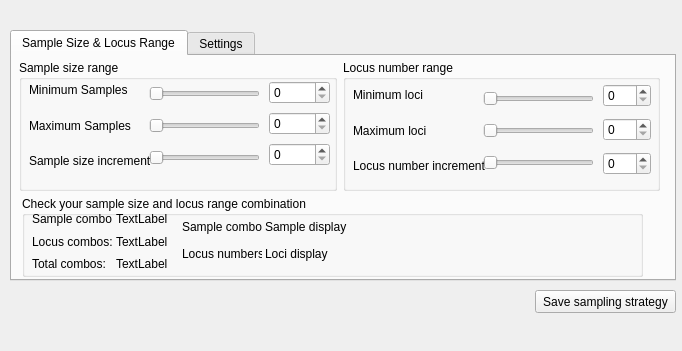
      <widget class="QWidget" name="page_8">
       <property name="geometry">
        <rect>
         <x>0</x>
         <y>0</y>
         <width>682</width>
         <height>351</height>
        </rect>
       </property>
       <attribute name="label">
        <string>Step 6 - Modify an existing Sampling Strategy</string>
       </attribute>
       <widget class="QTabWidget" name="tabWidget_4">
        <property name="geometry">
         <rect>
          <x>10</x>
          <y>30</y>
          <width>666</width>
          <height>251</height>
         </rect>
        </property>
        <property name="currentIndex">
         <number>0</number>
        </property>
        <widget class="QWidget" name="tab_5">
         <attribute name="title">
          <string>Sample Size &amp;&amp; Locus Range</string>
         </attribute>
         <widget class="QGroupBox" name="groupBox_8">
          <property name="geometry">
           <rect>
            <x>10</x>
            <y>140</y>
            <width>621</width>
            <height>81</height>
           </rect>
          </property>
          <property name="title">
           <string>Check your sample size and locus range combination</string>
          </property>
          <widget class="QWidget" name="layoutWidget_11">
           <property name="geometry">
            <rect>
             <x>10</x>
             <y>15</y>
             <width>136</width>
             <height>61</height>
            </rect>
           </property>
           <layout class="QVBoxLayout" name="verticalLayout_5">
            <item>
             <layout class="QHBoxLayout" name="horizontalLayout_2">
              <item>
               <widget class="QLabel" name="label_18">
                <property name="minimumSize">
                 <size>
                  <width>80</width>
                  <height>0</height>
                 </size>
                </property>
                <property name="maximumSize">
                 <size>
                  <width>80</width>
                  <height>16777215</height>
                 </size>
                </property>
                <property name="text">
                 <string>Sample combos:</string>
                </property>
               </widget>
              </item>
              <item>
               <widget class="QLabel" name="label_25">
                <property name="text">
                 <string>TextLabel</string>
                </property>
               </widget>
              </item>
             </layout>
            </item>
            <item>
             <layout class="QHBoxLayout" name="horizontalLayout_7">
              <item>
               <widget class="QLabel" name="label_19">
                <property name="minimumSize">
                 <size>
                  <width>80</width>
                  <height>0</height>
                 </size>
                </property>
                <property name="maximumSize">
                 <size>
                  <width>80</width>
                  <height>16777215</height>
                 </size>
                </property>
                <property name="text">
                 <string>Locus combos:</string>
                </property>
               </widget>
              </item>
              <item>
               <widget class="QLabel" name="label_26">
                <property name="text">
                 <string>TextLabel</string>
                </property>
               </widget>
              </item>
             </layout>
            </item>
            <item>
             <layout class="QHBoxLayout" name="horizontalLayout_8">
              <item>
               <widget class="QLabel" name="label_20">
                <property name="minimumSize">
                 <size>
                  <width>80</width>
                  <height>0</height>
                 </size>
                </property>
                <property name="maximumSize">
                 <size>
                  <width>80</width>
                  <height>16777215</height>
                 </size>
                </property>
                <property name="text">
                 <string>Total combos:</string>
                </property>
               </widget>
              </item>
              <item>
               <widget class="QLabel" name="label_27">
                <property name="text">
                 <string>TextLabel</string>
                </property>
               </widget>
              </item>
             </layout>
            </item>
           </layout>
          </widget>
          <widget class="QWidget" name="layoutWidget_13">
           <property name="geometry">
            <rect>
             <x>160</x>
             <y>19</y>
             <width>441</width>
             <height>51</height>
            </rect>
           </property>
           <layout class="QVBoxLayout" name="verticalLayout_11">
            <property name="spacing">
             <number>3</number>
            </property>
            <item>
             <layout class="QHBoxLayout" name="horizontalLayout_9">
              <item>
               <widget class="QLabel" name="label_21">
                <property name="minimumSize">
                 <size>
                  <width>80</width>
                  <height>0</height>
                 </size>
                </property>
                <property name="maximumSize">
                 <size>
                  <width>80</width>
                  <height>16777215</height>
                 </size>
                </property>
                <property name="text">
                 <string>Sample combos:</string>
                </property>
               </widget>
              </item>
              <item>
               <widget class="QLabel" name="label_23">
                <property name="text">
                 <string>Sample display</string>
                </property>
               </widget>
              </item>
             </layout>
            </item>
            <item>
             <layout class="QHBoxLayout" name="horizontalLayout_33">
              <item>
               <widget class="QLabel" name="label_22">
                <property name="minimumSize">
                 <size>
                  <width>80</width>
                  <height>0</height>
                 </size>
                </property>
                <property name="maximumSize">
                 <size>
                  <width>80</width>
                  <height>16777215</height>
                 </size>
                </property>
                <property name="text">
                 <string>Locus numbers:</string>
                </property>
               </widget>
              </item>
              <item>
               <widget class="QLabel" name="label_24">
                <property name="text">
                 <string>Loci display</string>
                </property>
               </widget>
              </item>
             </layout>
            </item>
           </layout>
          </widget>
         </widget>
         <widget class="QWidget" name="layoutWidget_14">
          <property name="geometry">
           <rect>
            <x>7</x>
            <y>4</y>
            <width>641</width>
            <height>131</height>
           </rect>
          </property>
          <layout class="QHBoxLayout" name="horizontalLayout_35">
           <item>
            <widget class="QGroupBox" name="groupBox_29">
             <property name="title">
              <string>Sample size range</string>
             </property>
             <widget class="QWidget" name="layoutWidget_43">
              <property name="geometry">
               <rect>
                <x>10</x>
                <y>15</y>
                <width>130</width>
                <height>101</height>
               </rect>
              </property>
              <layout class="QVBoxLayout" name="verticalLayout_43">
               <item>
                <widget class="QLabel" name="label_61">
                 <property name="text">
                  <string>Minimum Samples</string>
                 </property>
                </widget>
               </item>
               <item>
                <widget class="QLabel" name="label_62">
                 <property name="text">
                  <string>Maximum Samples</string>
                 </property>
                </widget>
               </item>
               <item>
                <widget class="QLabel" name="label_63">
                 <property name="text">
                  <string>Sample size increment</string>
                 </property>
                </widget>
               </item>
              </layout>
             </widget>
             <widget class="QWidget" name="layoutWidget_44">
              <property name="geometry">
               <rect>
                <x>130</x>
                <y>15</y>
                <width>111</width>
                <height>101</height>
               </rect>
              </property>
              <layout class="QVBoxLayout" name="verticalLayout_44">
               <item>
                <widget class="QSlider" name="horizontalSlider_48">
                 <property name="orientation">
                  <enum>Qt::Horizontal</enum>
                 </property>
                </widget>
               </item>
               <item>
                <widget class="QSlider" name="horizontalSlider_49">
                 <property name="orientation">
                  <enum>Qt::Horizontal</enum>
                 </property>
                </widget>
               </item>
               <item>
                <widget class="QSlider" name="horizontalSlider_50">
                 <property name="orientation">
                  <enum>Qt::Horizontal</enum>
                 </property>
                </widget>
               </item>
              </layout>
             </widget>
             <widget class="QWidget" name="layoutWidget_45">
              <property name="geometry">
               <rect>
                <x>250</x>
                <y>19</y>
                <width>61</width>
                <height>91</height>
               </rect>
              </property>
              <layout class="QVBoxLayout" name="verticalLayout_45">
               <item>
                <widget class="QSpinBox" name="spinBox_40"/>
               </item>
               <item>
                <widget class="QSpinBox" name="spinBox_41"/>
               </item>
               <item>
                <widget class="QSpinBox" name="spinBox_42"/>
               </item>
              </layout>
             </widget>
            </widget>
           </item>
           <item>
            <widget class="QGroupBox" name="groupBox_30">
             <property name="title">
              <string>Locus number range</string>
             </property>
             <widget class="QWidget" name="layoutWidget_46">
              <property name="geometry">
               <rect>
                <x>10</x>
                <y>20</y>
                <width>145</width>
                <height>101</height>
               </rect>
              </property>
              <layout class="QVBoxLayout" name="verticalLayout_46">
               <item>
                <widget class="QLabel" name="label_64">
                 <property name="text">
                  <string>Minimum loci</string>
                 </property>
                </widget>
               </item>
               <item>
                <widget class="QLabel" name="label_65">
                 <property name="text">
                  <string>Maximum loci</string>
                 </property>
                </widget>
               </item>
               <item>
                <widget class="QLabel" name="label_66">
                 <property name="text">
                  <string>Locus number increment</string>
                 </property>
                </widget>
               </item>
              </layout>
             </widget>
             <widget class="QWidget" name="layoutWidget_47">
              <property name="geometry">
               <rect>
                <x>140</x>
                <y>20</y>
                <width>111</width>
                <height>101</height>
               </rect>
              </property>
              <layout class="QVBoxLayout" name="verticalLayout_47">
               <item>
                <widget class="QSlider" name="horizontalSlider_51">
                 <property name="orientation">
                  <enum>Qt::Horizontal</enum>
                 </property>
                </widget>
               </item>
               <item>
                <widget class="QSlider" name="horizontalSlider_52">
                 <property name="orientation">
                  <enum>Qt::Horizontal</enum>
                 </property>
                </widget>
               </item>
               <item>
                <widget class="QSlider" name="horizontalSlider_53">
                 <property name="orientation">
                  <enum>Qt::Horizontal</enum>
                 </property>
                </widget>
               </item>
              </layout>
             </widget>
             <widget class="QWidget" name="layoutWidget_48">
              <property name="geometry">
               <rect>
                <x>260</x>
                <y>19</y>
                <width>48</width>
                <height>101</height>
               </rect>
              </property>
              <layout class="QVBoxLayout" name="verticalLayout_48">
               <item>
                <widget class="QSpinBox" name="spinBox_43"/>
               </item>
               <item>
                <widget class="QSpinBox" name="spinBox_44"/>
               </item>
               <item>
                <widget class="QSpinBox" name="spinBox_45"/>
               </item>
              </layout>
             </widget>
            </widget>
           </item>
          </layout>
         </widget>
        </widget>
        <widget class="QWidget" name="tab_9">
         <attribute name="title">
          <string>Settings</string>
         </attribute>
        </widget>
       </widget>
       <widget class="QPushButton" name="pushButton_9">
        <property name="geometry">
         <rect>
          <x>535</x>
          <y>290</y>
          <width>141</width>
          <height>23</height>
         </rect>
        </property>
        <property name="text">
         <string>Save sampling strategy</string>
        </property>
       </widget>
      </widget>
